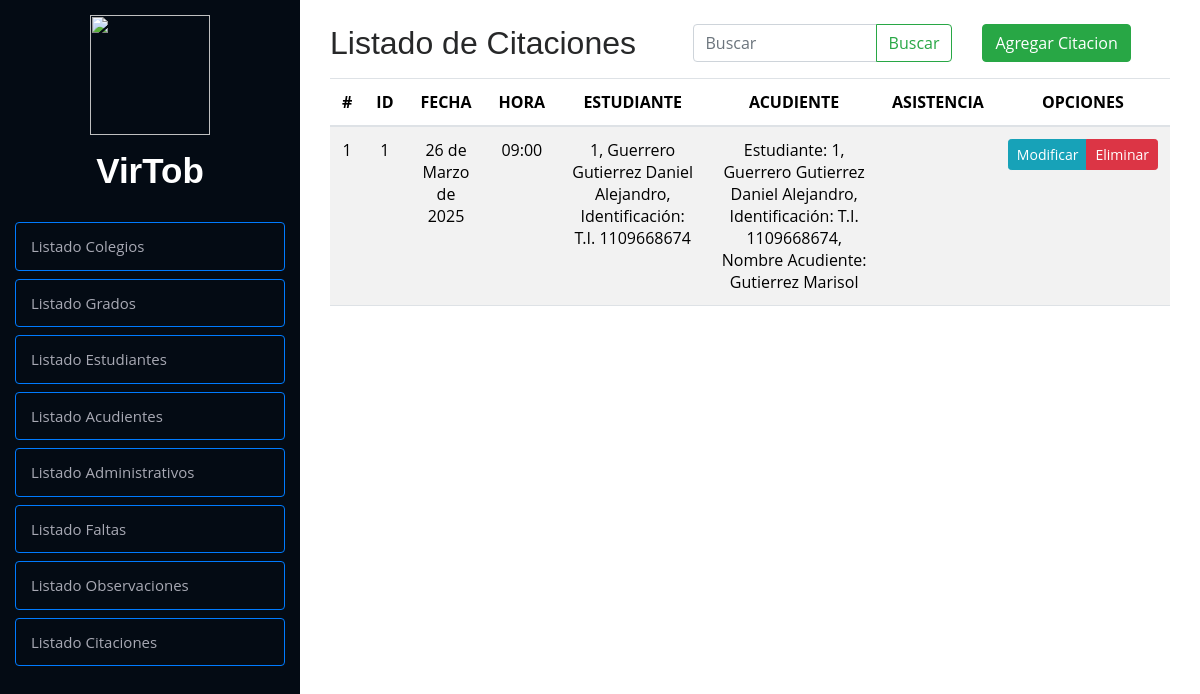
The app's page /crud/listaCitacion/ with its own data.
### Modulos/Observador/models.py (models this page shows, shortened)
class Citaciones(models.Model):
    idCitacion = models.AutoField(primary_key=True)
    fecha = models.DateField()
    hora = models.TimeField()
    idAcudiente = models.ForeignKey(
        Acudiente, on_delete=models.CASCADE, related_name="citaciones")
    idEstudiante = models.ForeignKey(
        Estudiante, on_delete=models.CASCADE, related_name="citaciones")
    class Meta:
        verbose_name = 'Citaciones'

class Estudiante(models.Model):
    idEstudiante = models.AutoField(primary_key=True)
    tiposDocumentos = [
        ('T.I.', 'Tarjeta de Identidad'),
        ('C.C.', 'Cedula de Ciudadanía'),
        ('C.E.', 'Cedula de Extranjería')
    ]
    tipoDocumento = models.CharField(
        max_length=4, choices=tiposDocumentos, default='T.I.')
    documento = models.CharField(max_length=10, default=0)
    nombre = models.CharField(max_length=100)
    apellido = models.CharField(max_length=100)
    fechaNacimiento = models.DateField(null=True)
    correo = models.EmailField(max_length=100)
    contrasena = models.CharField(max_length=100)
    faltasTipo1 = models.IntegerField(default=0)
    faltasTipo2 = models.IntegerField(default=0)
    faltasTipo3 = models.IntegerField(default=0)
    idColegio = models.ForeignKey(
        Colegio, on_delete=models.CASCADE, related_name="estudiantes", default=1)
    idGrado = models.ForeignKey(
        Grado, on_delete=models.CASCADE, null=True, blank=True)
    imagen_perfil = models.ImageField(
        upload_to='perfiles/', blank=True, null=True)
    def __str__(self):
        return f"{self.idEstudiante}, {self.apellido} {self.nombre}, Identificación: {self.tipoDocumento} {self.documento}"
    class Meta:
        verbose_name = 'Estudiante'

class Acudiente(models.Model):
    idAcudiente = models.AutoField(primary_key=True)
    tiposDocumentos = [
        ('T.I.', 'Tarjeta de Identidad'),
        ('C.C.', 'Cedula de Ciudadanía'),
        ('C.E.', 'Cedula de Extranjería')
    ]
    tipoDocumento = models.CharField(
        max_length=4, choices=tiposDocumentos, default='C.C.')
    documento = models.CharField(max_length=10, default=0)
    nombre = models.CharField(max_length=100)
    apellido = models.CharField(max_length=100)
    telefono = models.CharField(max_length=13)
    correo = models.EmailField(max_length=100)
    contrasena = models.CharField(max_length=100)
    idEstudiante = models.ForeignKey(
        Estudiante, on_delete=models.CASCADE, related_name="acudientes")
    def __str__(self):
        return f"Estudiante: {self.idEstudiante}, Nombre Acudiente: {self.apellido} {self.nombre}"
    class Meta:
        verbose_name = 'Acudiente'

### Modulos/Observador/views.py (the view, shortened to what this page needs)
# urls.py: path('listaCitacion/', listaCitacion, name='listaCitacion'),
def listaCitacion(request):
    query = request.GET.get("buscar", "")  # Obtener el valor del input
    citaciones = Citaciones.objects.all()  # Obtiene todos los registro
    return render(request, 'listas/citaciones.html', {'citacion': citaciones, "query": query})

### Modulos/Observador/templates/listas/citaciones.html (shortened to what this page needs)
{% extends "../index.html" %}
{% load static %}
        {% block contenido %}
        <div class="container py-4">
            <div class="row">
                <div class="col-md-12">
                    <div class="row">
                        <div class="col-5">
                            <h2>Listado de Citaciones</h2>
                        </div>
                        <div class="col-4">
                            <form class="d-flex" method="GET">
                                <div class="input-group">
                                    <input type="text" class="form-control" placeholder="Buscar" name="buscar"
                                        value="{{ query }}" aria-label="Search">
                                    <button class="btn btn-outline-success" type="submit">Buscar</button>
                                </div>
                            </form>
                        </div>
                        <div class="col-3">
                            <a href="{% url 'agregarCitacion' %}" class="btn btn-success">Agregar Citacion</a>
                        </div>
                    </div>
                    <div class="table-responsive">
                        <table class="table table-striped">
                            <thead>
                                <tr>
                                    <th>#</th>
                                    <th>ID</th>
                                    <th>FECHA</th>
                                    <th>HORA</th>
                                    <th>ESTUDIANTE</th>
                                    <th>ACUDIENTE</th>
                                    <th>ASISTENCIA</th>
                                    <th>OPCIONES</th>
                                </tr>
                            </thead>
                            <tbody>
                                {% if citacion %}
                                {% for citacion in citacion %}
                                <tr>
                                    <td class="">{{ forloop.counter }}</td>
                                    <td class="">{{ citacion.idCitacion }}</td>
                                    <td class="">{{ citacion.fecha }}</td>
                                    <td class="">{{ citacion.hora }}</td>
                                    <td class="">{{ citacion.idEstudiante }}</td>
                                    <td class="">{{ citacion.idAcudiente }}</td>
                                    <td class="">{{ citacion.asistencia }}</td>
                                    <td>
                                        <div class="btn-group btn-group-sm" role="group" aria-label="Basic example">
                                            <a href="{% url 'modificarCitacion' citacion.idCitacion %}"
                                                class="btn btn-info btn-sm">
                                                Modificar
                                            </a>
                                            <a href="#" onclick="eliminarCitacion({{ citacion.idCitacion }})"
                                                class="btn btn-danger btn-sm">
                                                Eliminar
                                            </a>
                                        </div>
                                    </td>
                                </tr>
                                {% endfor %}
                                {% else %}
                                <tr>
                                    <td colspan="8" class="text-center text-danger">⚠ No se encontraron resultados</td>
                                </tr>
                                {% endif %}
                            </tbody>
                        </table>
                    </div>
                </div>
            </div>
        </div>
        {% endblock %}

### observadorVirtual/static/css/style.css (style rules this page uses)
body { font-family: "Open Sans", sans-serif; color: #272829; }
a { color: #149ddd; }
h1, h2, h3, h4, h5, h6 { font-family: "Raleway", sans-serif; }
th, td { text-align: center; vertical-align: middle; }

### records on screen
Citaciones: idCitacion "1", fecha "26 de Marzo de 2025", hora "09:00", idEstudiante "1, Guerrero Gutierrez Daniel Alejandro, Identificación: T.I. 1109668674", idAcudiente "Estudiante: 1, Guerrero Gutierrez Daniel Alejandro, Identificación: T.I. 1109668674, Nombre Acudiente: Gutierrez Marisol"
